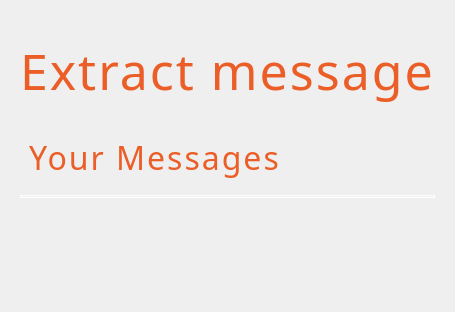
      <widget class="QWidget" name="page_4">
       <layout class="QGridLayout" name="gridLayout_3">
        <item row="0" column="0">
         <widget class="QFrame" name="frame_16">
          <property name="styleSheet">
           <string notr="true"/>
          </property>
          <property name="frameShape">
           <enum>QFrame::NoFrame</enum>
          </property>
          <property name="frameShadow">
           <enum>QFrame::Plain</enum>
          </property>
          <layout class="QGridLayout" name="gridLayout_6">
           <item row="0" column="0">
            <widget class="QLabel" name="label_39">
             <property name="minimumSize">
              <size>
               <width>300</width>
               <height>100</height>
              </size>
             </property>
             <property name="maximumSize">
              <size>
               <width>500</width>
               <height>500</height>
              </size>
             </property>
             <property name="styleSheet">
              <string notr="true">font-family: Kdam Thmor Pro;
font-weight: 400;
font-size: 50px;
line-height: 100%;
letter-spacing: 2px;
text-align: center;
color: #EB5E28;
background:transparent;

</string>
             </property>
             <property name="text">
              <string>Extract message</string>
             </property>
            </widget>
           </item>
           <item row="1" column="0">
            <widget class="QFrame" name="frame_12">
             <property name="styleSheet">
              <string notr="true">background:transparent;</string>
             </property>
             <property name="frameShape">
              <enum>QFrame::NoFrame</enum>
             </property>
             <property name="frameShadow">
              <enum>QFrame::Plain</enum>
             </property>
             <layout class="QHBoxLayout" name="horizontalLayout_19">
              <item>
               <widget class="QLabel" name="label_8">
                <property name="maximumSize">
                 <size>
                  <width>16777215</width>
                  <height>16777215</height>
                 </size>
                </property>
                <property name="styleSheet">
                 <string notr="true">width: 71;
height: 49;
top: 315px;
left: 826px;
font-family: Kdam Thmor Pro;
font-weight: 400;
font-size: 32px;
line-height: 100%;
letter-spacing: 2px;
text-align: center;
color: rgba(235, 94, 40, 1);
</string>
                </property>
                <property name="text">
                 <string>Your Messages</string>
                </property>
               </widget>
              </item>
             </layout>
            </widget>
           </item>
           <item row="2" column="0">
            <widget class="Line" name="line_2">
             <property name="styleSheet">
              <string notr="true">border: 1px solid rgba(255, 255, 255, 1);
width: 1071.0041450629933;
top: 360.84px;
left: 251px;
angle: 0.15 deg;
border-width: 1px;
</string>
             </property>
             <property name="orientation">
              <enum>Qt::Horizontal</enum>
             </property>
            </widget>
           </item>
           <item row="3" column="0">
            <widget class="QFrame" name="frame_29">
             <property name="styleSheet">
              <string notr="true">background:transparent;</string>
             </property>
             <property name="frameShape">
              <enum>QFrame::NoFrame</enum>
             </property>
             <property name="frameShadow">
              <enum>QFrame::Plain</enum>
             </property>
             <layout class="QHBoxLayout" name="horizontalLayout_20">
              <item>
               <widget class="QScrollArea" name="scrollArea_2">
                <property name="maximumSize">
                 <size>
                  <width>16777215</width>
                  <height>700</height>
                 </size>
                </property>
                <property name="styleSheet">
                 <string notr="true">QScrollBar:vertical {
   background:rgb(0, 0, 0);
}

QScrollBar::handle:vertical {
    background:rgb(235, 94, 40);
}

QScrollBar::handle:horizontal {
    background:rgb(235, 94, 40);
}

QScrollBar::add-line:vertical {
    background:transparent;
}

QScrollBar::sub-line:vertical {
    border: 1px solid grey;
  	background:transparent;
    width: 20px;
    subcontrol-position: left;
    subcontrol-origin: margin;
}</string>
                </property>
                <property name="widgetResizable">
                 <bool>true</bool>
                </property>
                <widget class="QWidget" name="scrollAreaWidgetContents_3">
                 <property name="geometry">
                  <rect>
                   <x>0</x>
                   <y>0</y>
                   <width>98</width>
                   <height>28</height>
                  </rect>
                 </property>
                 <layout class="QVBoxLayout" name="verticalLayout_11"/>
                </widget>
               </widget>
              </item>
             </layout>
            </widget>
           </item>
          </layout>
         </widget>
        </item>
       </layout>
      </widget>
